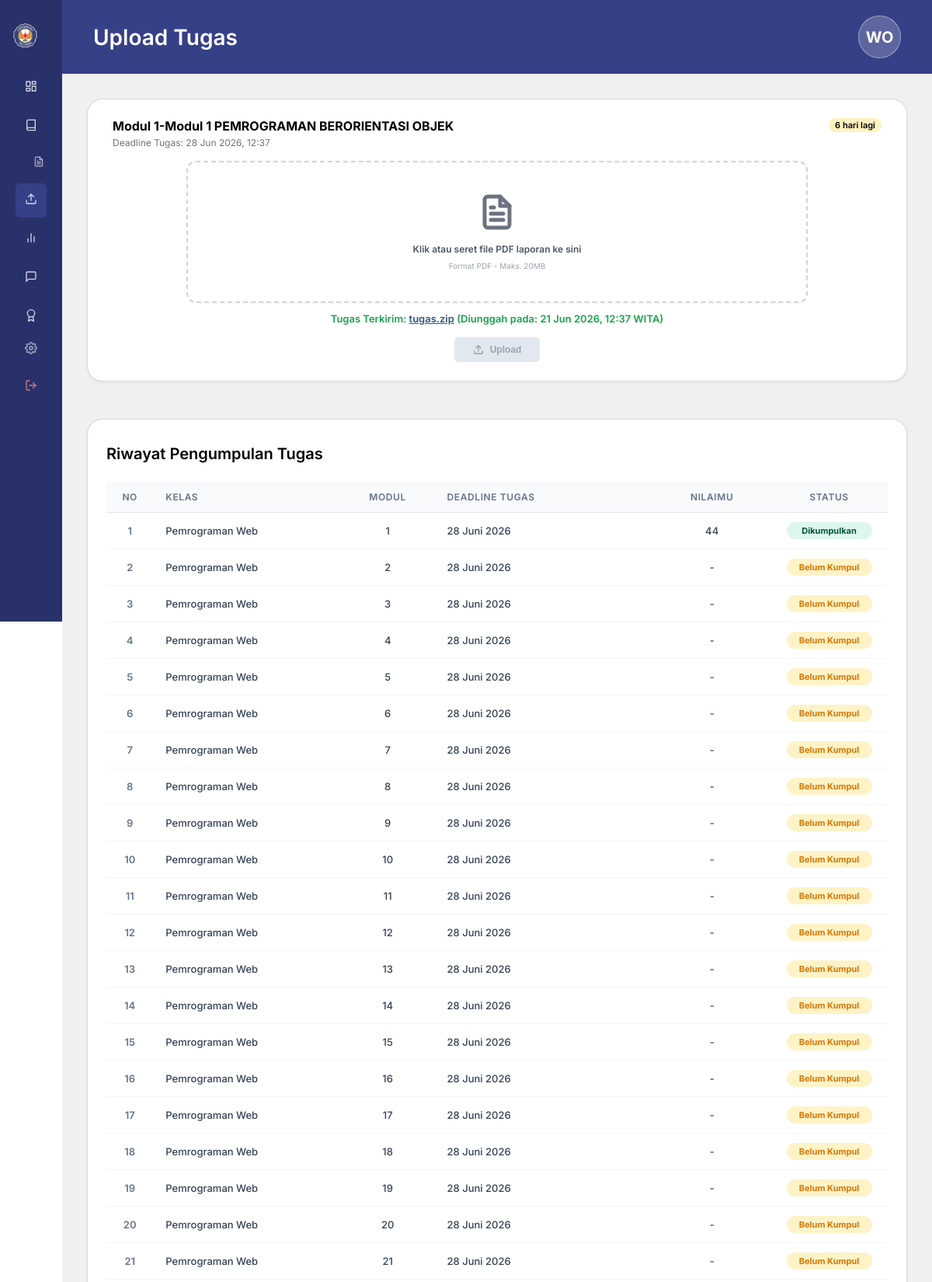
Page /public/index.php?action=upload_tugas (signed in, upper part) on the committed database.
### tables this page shows
CREATE TABLE Tabel_Modul (
    ID_Modul INT AUTO_INCREMENT PRIMARY KEY,
    Judul_Modul VARCHAR(255) NOT NULL,
    File_Materi VARCHAR(255) NOT NULL
);

CREATE TABLE Tabel_Tugas (
    ID_Tugas INT AUTO_INCREMENT PRIMARY KEY,
    ID_Modul INT NOT NULL,
    Instruksi_Tugas TEXT NOT NULL,
    Deadline_Upload DATETIME NOT NULL,
    CONSTRAINT FK_Tugas_Modul FOREIGN KEY (ID_Modul) 
        REFERENCES Tabel_Modul(ID_Modul) 
        ON DELETE CASCADE 
        ON UPDATE CASCADE
);

CREATE TABLE Tabel_Nilai (
    ID_Nilai INT AUTO_INCREMENT PRIMARY KEY,
    ID_Pengumpulan INT NOT NULL,
    ID_Asisten INT NOT NULL,
    Nilai_Angka DECIMAL(5,2) NOT NULL,
    Feedback TEXT DEFAULT NULL,
    Status_Tugas ENUM('Selesai', 'Sanggah', 'Revisi') NOT NULL,
    Alasan_Sanggah TEXT DEFAULT NULL,
    Tanggapan_Sanggah TEXT DEFAULT NULL,
    CONSTRAINT FK_Nilai_Pengumpulan FOREIGN KEY (ID_Pengumpulan) 
        REFERENCES Tabel_Pengumpulan(ID_Pengumpulan) 
        ON DELETE CASCADE 
        ON UPDATE CASCADE,
     
     
    CONSTRAINT FK_Nilai_Asisten FOREIGN KEY (ID_Asisten) 
        REFERENCES Tabel_User(ID_User) 
        ON DELETE RESTRICT 
        ON UPDATE CASCADE
);

CREATE TABLE Tabel_Pengumpulan (
    ID_Pengumpulan INT AUTO_INCREMENT PRIMARY KEY,
    ID_Tugas INT NOT NULL,
    ID_User INT NOT NULL,
    File_Tugas VARCHAR(255) NOT NULL,
    Waktu_Submit DATETIME NOT NULL,
    CONSTRAINT FK_Pengumpulan_Tugas FOREIGN KEY (ID_Tugas) 
        REFERENCES Tabel_Tugas(ID_Tugas) 
        ON DELETE CASCADE 
        ON UPDATE CASCADE,
    CONSTRAINT FK_Pengumpulan_User FOREIGN KEY (ID_User) 
        REFERENCES Tabel_User(ID_User) 
        ON DELETE CASCADE 
        ON UPDATE CASCADE
);

### app/Views/upload_tugas.php (the view, shortened to what the rows shown need)
<!DOCTYPE html>
<html lang="id">
<head>
    <link rel="stylesheet" href="/rpl/public/assets/css/style.css">
</head>
<body>
<div class="dashboard-container">
    <main class="main-workspace">
        <header class="workspace-navbar">
            <h2 class="navbar-title">Upload Tugas</h2>
        </header>
        <div class="workspace-content">
            <?php
            $activeTugasItem = null;
            $activeTugasIndex = -1;
            $months = [
                'January' => 'Januari', 'February' => 'Februari', 'March' => 'Maret',
                'April' => 'April', 'May' => 'Mei', 'June' => 'Juni',
                'July' => 'Juli', 'August' => 'Agustus', 'September' => 'September',
                'October' => 'Oktober', 'November' => 'November', 'December' => 'Desember'
            ];
            $monthsShort = [
                'January' => 'Jan', 'February' => 'Feb', 'March' => 'Mar',
                'April' => 'Apr', 'May' => 'Mei', 'June' => 'Jun',
                'July' => 'Jul', 'August' => 'Agu', 'September' => 'Sep',
                'October' => 'Okt', 'November' => 'Nov', 'December' => 'Des'
            ];
            foreach ($tasksData as $index => $item) {
                $tugas = $item['tugas'];
                $deadlinePassed = time() > strtotime($tugas['Deadline_Upload']);
                if (!$deadlinePassed && $activeTugasItem === null) {
                    $activeTugasItem = $item;
                    $activeTugasIndex = $index;
                }
            }
            $isMahasiswa = ($_SESSION['active_role'] ?? 'Mahasiswa') === 'Mahasiswa';
            ?>
            <?php if ($isMahasiswa): ?>
                <?php if ($activeTugasItem):
                    $activeTugas = $activeTugasItem['tugas'];
                    $activeSub = $activeTugasItem['submission'];
                    $engMonth = date('F', strtotime($activeTugas['Deadline_Upload']));
                    $indShortMonth = $monthsShort[$engMonth] ?? date('M', strtotime($activeTugas['Deadline_Upload']));
                    $formattedActiveDeadline = date('j', strtotime($activeTugas['Deadline_Upload'])) . ' ' . $indShortMonth . ' ' . date('Y', strtotime($activeTugas['Deadline_Upload'])) . ', ' . date('H:i', strtotime($activeTugas['Deadline_Upload']));
                    $badgeText = "";
                    $timeDiff = strtotime($activeTugas['Deadline_Upload']) - time();
                    if ($timeDiff > 0) {
                        $daysLeft = ceil($timeDiff / 86400);
                        if ($daysLeft > 1) {
                            $badgeText = "$daysLeft hari lagi";
                        }
                    }
                ?>
                <section class="upload-card" style="margin-bottom: 24px;">
                    <div class="upload-card-header">
                        <div class="upload-card-title-block">
                            <span class="upload-card-title">Modul <?= $activeTugasIndex + 1 ?>-<?= htmlspecialchars($activeTugas['Judul_Modul']) ?></span>
                            <span class="upload-card-subtitle">Deadline Tugas: <?= $formattedActiveDeadline ?></span>
                        </div>
                        <?php if (!empty($badgeText)): ?>
                            <span class="badge-yellow"><?= $badgeText ?></span>
                        <?php endif; ?>
                    </div>
                    <form id="inlineUploadForm" action="/rpl/public/index.php?action=submit_tugas" method="POST" enctype="multipart/form-data">
                        <div class="upload-drag-area" id="inlineDragArea" onclick="triggerInlineFileSelect()">
                            <span class="upload-icon">
                            </span>
                            <span class="upload-text-primary">Klik atau seret file PDF laporan ke sini</span>
                            <span class="upload-text-secondary">Format PDF - Maks. 20MB</span>
                        </div>
                        <?php if ($activeSub): ?>
                            <div style="margin-top: 12px; font-size: 13px; color: #16A34A; font-weight: 600;">
                                Tugas Terkirim: <a href="/rpl/public/index.php?action=view_tugas&file=<?= urlencode($activeSub['File_Tugas']) ?>" target="_blank" style="color: #2B577F; text-decoration: underline;"><?= htmlspecialchars($activeSub['File_Tugas']) ?></a> (Diunggah pada: <?= date('d M Y, H:i', strtotime($activeSub['Waktu_Submit'])) ?> WITA)
                            </div>
                        <?php endif; ?>
                        <button type="submit" class="btn-submit-upload" id="btnSubmitInlineUpload" disabled>
                            Upload
                        </button>
                    </form>
                </section>
                <?php else: ?>
                <section class="upload-card" style="margin-bottom: 24px;">
                    <p style="text-align: center; color: #9B9B9B; font-weight: 600; padding: 32px; margin: 0;">Tidak ada modul tugas aktif yang memerlukan pengumpulan saat ini.</p>
                </section>
                <?php endif; ?>
            <?php endif; ?>
            <section class="riwayat-card">
                <?php if (empty($tasksData)): ?>
                    <p style="text-align: center; color: #9B9B9B; font-weight: 600; padding: 32px; margin: 0;">Belum ada riwayat pengumpulan tugas.</p>
                <?php else: ?>
                    <div class="riwayat-table-wrapper">
                        <table class="riwayat-table">
                            <thead>
                                <tr>
                                    <th style="width: 6%; text-align: center;">No</th>
                                    <th style="width: 24%;">Kelas</th>
                                    <th style="width: 12%; text-align: center;">Modul</th>
                                    <th style="width: 28%;">Deadline Tugas</th>
                                    <th style="width: 15%; text-align: center;">Nilaimu</th>
                                    <th style="width: 15%; text-align: center;">Status</th>
                                </tr>
                            </thead>
                            <tbody>
                                <?php foreach ($tasksData as $index => $item):
                                    $tugas = $item['tugas'];
                                    $sub = $item['submission'];
                                    $statusClass = 'status-tidak-kumpul';
                                    $statusText = 'Tidak Kumpul';
                                    $scoreText = '-';
                                    if ($sub) {
                                        $statusClass = 'status-dikumpulkan';
                                        $statusText = 'Dikumpulkan';
                                        if (!empty($sub['Nilai_Angka'])) {
                                            $scoreText = round($sub['Nilai_Angka']);
                                        }
                                    } else {
                                        $deadlinePassed = time() > strtotime($tugas['Deadline_Upload']);
                                        if (!$deadlinePassed) {
                                            $statusClass = 'status-pending';
                                            $statusText = 'Belum Kumpul';
                                        }
                                    }
                                    $engMonth = date('F', strtotime($tugas['Deadline_Upload']));
                                    $indMonth = $months[$engMonth] ?? $engMonth;
                                    $formattedDeadline = date('j', strtotime($tugas['Deadline_Upload'])) . ' ' . $indMonth . ' ' . date('Y', strtotime($tugas['Deadline_Upload']));
                                    $className = (is_array($classInfo) && isset($classInfo['Nama_Kelas'])) ? $classInfo['Nama_Kelas'] : 'Pemrograman Web';
                                ?>
                                    <tr>
                                        <td style="text-align: center; color: #64748B; font-weight: 600;"><?= $index + 1 ?></td>
                                        <td><?= htmlspecialchars($className) ?></td>
                                        <td style="text-align: center;"><?= $index + 1 ?></td>
                                        <td><?= $formattedDeadline ?></td>
                                        <td class="grade-value" style="text-align: center;"><?= $scoreText ?></td>
                                        <td style="text-align: center;"><span class="status-badge-pill <?= $statusClass ?>"><?= $statusText ?></span></td>
                                    </tr>
                                <?php endforeach; ?>
                            </tbody>
                        </table>
                    </div>
                <?php endif; ?>
            </section>
        </div>
    </main>
</div>
</body>
</html>

### rows in the picture
tabel_modul: Judul_Modul "Modul 1 PEMROGRAMAN BERORIENTASI OBJEK"
tabel_tugas: Deadline_Upload "28 Jun 2026, 12:37", Deadline_Upload "6 hari lagi", Deadline_Upload "28 Juni 2026"
tabel_nilai: ID_Pengumpulan.File_Tugas "tugas.zip", ID_Pengumpulan.Waktu_Submit "21 Jun 2026, 12:37", Nilai_Angka "44"
tabel_tugas: className "Pemrograman Web", Deadline_Upload "28 Juni 2026", scoreText "-", Deadline_Upload "Belum Kumpul"
tabel_tugas: className "Pemrograman Web", Deadline_Upload "28 Juni 2026", scoreText "-", Deadline_Upload "Belum Kumpul"
tabel_tugas: className "Pemrograman Web", Deadline_Upload "28 Juni 2026", scoreText "-", Deadline_Upload "Belum Kumpul"
tabel_tugas: className "Pemrograman Web", Deadline_Upload "28 Juni 2026", scoreText "-", Deadline_Upload "Belum Kumpul"
tabel_tugas: className "Pemrograman Web", Deadline_Upload "28 Juni 2026", scoreText "-", Deadline_Upload "Belum Kumpul"
tabel_tugas: className "Pemrograman Web", Deadline_Upload "28 Juni 2026", scoreText "-", Deadline_Upload "Belum Kumpul"
tabel_tugas: className "Pemrograman Web", Deadline_Upload "28 Juni 2026", scoreText "-", Deadline_Upload "Belum Kumpul"
tabel_tugas: className "Pemrograman Web", Deadline_Upload "28 Juni 2026", scoreText "-", Deadline_Upload "Belum Kumpul"
tabel_tugas: className "Pemrograman Web", Deadline_Upload "28 Juni 2026", scoreText "-", Deadline_Upload "Belum Kumpul"
tabel_tugas: className "Pemrograman Web", Deadline_Upload "28 Juni 2026", scoreText "-", Deadline_Upload "Belum Kumpul"
tabel_tugas: className "Pemrograman Web", Deadline_Upload "28 Juni 2026", scoreText "-", Deadline_Upload "Belum Kumpul"
tabel_tugas: className "Pemrograman Web", Deadline_Upload "28 Juni 2026", scoreText "-", Deadline_Upload "Belum Kumpul"
tabel_tugas: className "Pemrograman Web", Deadline_Upload "28 Juni 2026", scoreText "-", Deadline_Upload "Belum Kumpul"
tabel_tugas: className "Pemrograman Web", Deadline_Upload "28 Juni 2026", scoreText "-", Deadline_Upload "Belum Kumpul"
tabel_tugas: className "Pemrograman Web", Deadline_Upload "28 Juni 2026", scoreText "-", Deadline_Upload "Belum Kumpul"
tabel_tugas: className "Pemrograman Web", Deadline_Upload "28 Juni 2026", scoreText "-", Deadline_Upload "Belum Kumpul"
tabel_tugas: className "Pemrograman Web", Deadline_Upload "28 Juni 2026", scoreText "-", Deadline_Upload "Belum Kumpul"
tabel_tugas: className "Pemrograman Web", Deadline_Upload "28 Juni 2026", scoreText "-", Deadline_Upload "Belum Kumpul"
tabel_tugas: className "Pemrograman Web", Deadline_Upload "28 Juni 2026", scoreText "-", Deadline_Upload "Belum Kumpul"
tabel_tugas: className "Pemrograman Web", Deadline_Upload "28 Juni 2026", scoreText "-", Deadline_Upload "Belum Kumpul"

### other values in the picture
$initials "WO"
$activeTugasIndex + 1 "1"
$className "Pemrograman Web"
$statusText "Dikumpulkan"
